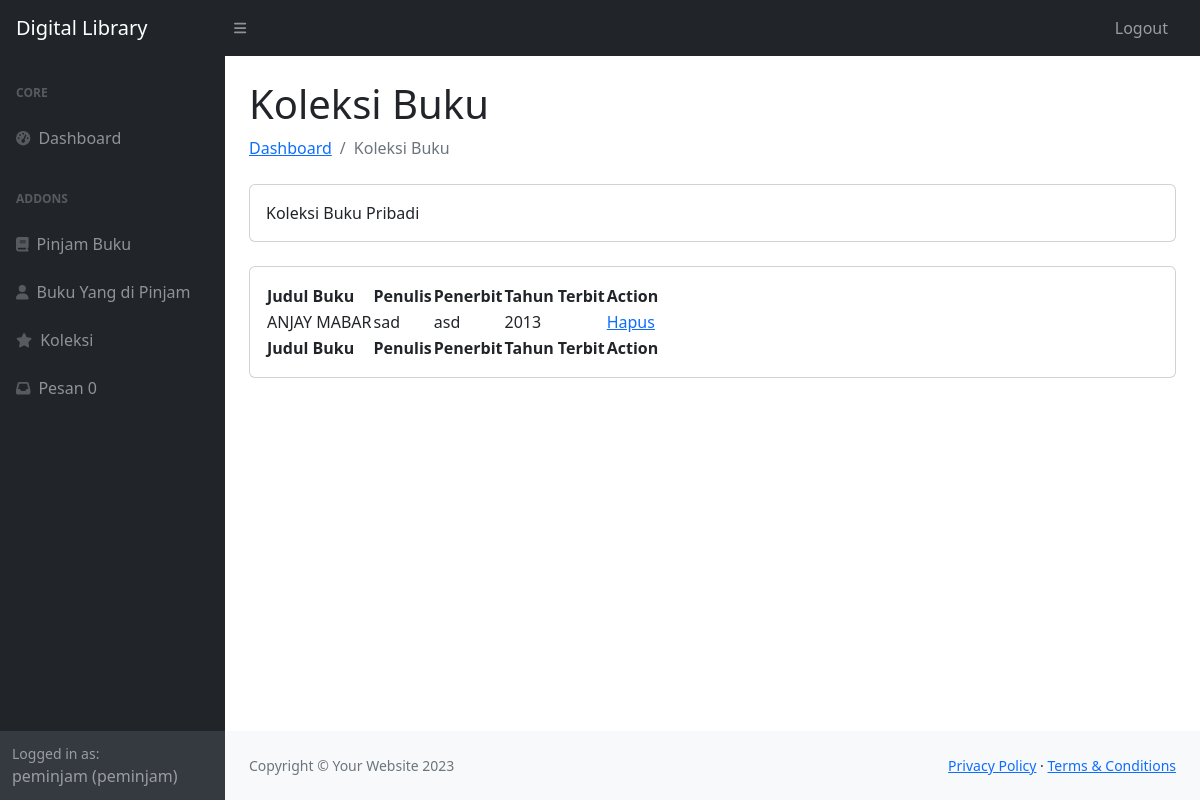
Screenshot of /user/koleksi.php (signed in) with the database file from the repository.
### tables this page shows
CREATE TABLE `user` (
  `userID` int(11) NOT NULL,
  `username` varchar(225) NOT NULL,
  `password` varchar(225) NOT NULL,
  `email` varchar(225) NOT NULL,
  `namalengkap` varchar(225) NOT NULL,
  `alamat` text NOT NULL,
  `level` varchar(225) NOT NULL
);

CREATE TABLE `koleksipribadi` (
  `koleksiID` int(11) NOT NULL,
  `judul` varchar(225) NOT NULL,
  `penulis` varchar(225) NOT NULL,
  `penerbit` varchar(225) NOT NULL,
  `tahunterbit` varchar(225) NOT NULL,
  `username` varchar(225) NOT NULL
);

### user/koleksi.php (the view, shortened to what this page needs)
<?php
include '../koneksi.php';
?>
<!DOCTYPE html>
<html lang="en">
    <head>
        <link href="https://cdn.jsdelivr.net/npm/simple-datatables@7.1.2/dist/style.min.css" rel="stylesheet" />
        <link href="../css/styles.css" rel="stylesheet" />
    </head>
    <body class="sb-nav-fixed">
        <?php include 'nav.php'; ?>
            <div id="layoutSidenav_content">
                <main>
                    <div class="container-fluid px-4">
                        <h1 class="mt-4">Koleksi Buku</h1>
                        <ol class="breadcrumb mb-4">
                            <li class="breadcrumb-item"><a href="index.php">Dashboard</a></li>
                            <li class="breadcrumb-item active">Koleksi Buku</li>
                        </ol>
                        <div class="card mb-4">
                            <div class="card-body">
                                Koleksi  Buku Pribadi
                            </div>
                        </div>
                        <div class="card mb-4">
                            <div class="card-body">
                            <table id="datatablesSimple">
                            <thead >
                                <tr >
                                    <th>Judul Buku</th>
                                    <th>Penulis</th>
                                    <th>Penerbit</th>
                                    <th>Tahun Terbit</th>
                                    <th>Action</th>
                                </tr>
                            </thead>
                            <tfoot>
                                <tr>
                                    <th>Judul Buku</th>
                                    <th>Penulis</th>
                                    <th>Penerbit</th>
                                    <th>Tahun Terbit</th>
                                    <th>Action</th>
                                </tr>
                            </tfoot>
                            <tbody>
                            <?php
    include '../koneksi.php';
    $query = "SELECT * FROM koleksipribadi WHERE username='$_SESSION[username]'";
    $result = mysqli_query($conn, $query);
    if ($result) {
        while ($row = mysqli_fetch_assoc($result)) {
            echo "<tr>";
            echo "<td>" . $row['judul'] . "</td>";
            echo "<td>" . $row['penulis'] . "</td>";
            echo "<td>" . $row['penerbit'] . "</td>";
            echo "<td>" . $row['tahunterbit'] . "</td>";
            echo "<td><a href='hapuskoleksi.php?koleksiID=" . $row['koleksiID'] . "'>Hapus</a> ";
            echo "</tr>";
        }
    } else {
        echo "Error: " . $query . "<br>" . mysqli_error($conn);
    }
    ?>
                            </tbody>
                        </table>
                            </div>
                        </div>
                    </div>
                </main>
                <footer class="py-4 bg-light mt-auto">
                    <div class="container-fluid px-4">
                        <div class="d-flex align-items-center justify-content-between small">
                            <div class="text-muted">Copyright &copy; Your Website 2023</div>
                            <div>
                                <a href="#">Privacy Policy</a>
                                &middot;
                                <a href="#">Terms &amp; Conditions</a>
                            </div>
                        </div>
                    </div>
                </footer>
            </div>
        </div>
    </body>
</html>

### user/nav.php (shortened to what this page needs)
<nav class="sb-topnav navbar navbar-expand navbar-dark bg-dark">
            <a class="navbar-brand ps-3" href="###">Digital Library</a>
            <button class="btn btn-link btn-sm order-1 order-lg-0 me-4 me-lg-0" id="sidebarToggle" href="#!"><i class="fas fa-bars"></i></button>
            <ul class="navbar-nav ms-auto ms-md-0 me-3 me-lg-4">
                <li class="nav-item dropdown">
                    <a class="nav-link"href="../logout.php" >Logout</a>
                </li>
            </ul>
        </nav>
        <div id="layoutSidenav">
            <div id="layoutSidenav_nav">
                <nav class="sb-sidenav accordion sb-sidenav-dark" id="sidenavAccordion">
                    <div class="sb-sidenav-menu">
                        <div class="nav">
                            <div class="sb-sidenav-menu-heading">Core</div>
                            <a class="nav-link" href="index.php">
                                <div class="sb-nav-link-icon"><i class="fas fa-tachometer-alt"></i></div>
                                Dashboard
                            </a>
                            <div class="sb-sidenav-menu-heading">Addons</div>
                            <a class="nav-link" href="pinjambuku.php">
                                <div class="sb-nav-link-icon"><i class="fa-solid fa-book"></i></div>
                                Pinjam Buku
                            </a>
                            <a class="nav-link" href="kembalikan.php">
                                <div class="sb-nav-link-icon"><i class="fa-solid fa-user"></i></div>
                                 Buku Yang di Pinjam
                            </a>
                            <a class="nav-link" href="koleksi.php">
                                <div class="sb-nav-link-icon"><i class="fa-solid fa-star"></i></div>
                                Koleksi
                            </a>
                            <a class="nav-link" href="pesan.php">
                                <div class="sb-nav-link-icon"><i class="fa-solid fa-inbox"></i></div>
                                Pesan                                    <?php
include '../koneksi.php';
$query = "SELECT COUNT(*) AS total FROM pesan WHERE status='belum dibaca' and username='$_SESSION[username]' ";
$result = mysqli_query($conn, $query);
if ($result) {
    $row = mysqli_fetch_assoc($result);
    $total_pinjam = $row['total'];
    echo "$total_pinjam";
} else {
    echo "Error: " . $query . "<br>" . mysqli_error($conn);
}
?>
                            </a>
                        </div>
                    </div>
                    <div class="sb-sidenav-footer">
                    <?php
                    include '../koneksi.php';
        $tampilPeg    =mysqli_query($conn, "SELECT * FROM user WHERE username='$_SESSION[username]'");
        $peg    =mysqli_fetch_array($tampilPeg);
    ?>
                        <div class="small">Logged in as:</div>
                        <?php echo $_SESSION['username']; ?> (<?=$peg['level']?>)
                    </div>
                </nav>
            </div>

### rows the page displays
user: level "peminjam"
koleksipribadi: judul "ANJAY MABAR", penulis "sad", penerbit "asd", tahunterbit "2013"

### other values shown
$total_pinjam "0"
$_SESSION['username'] "peminjam"
